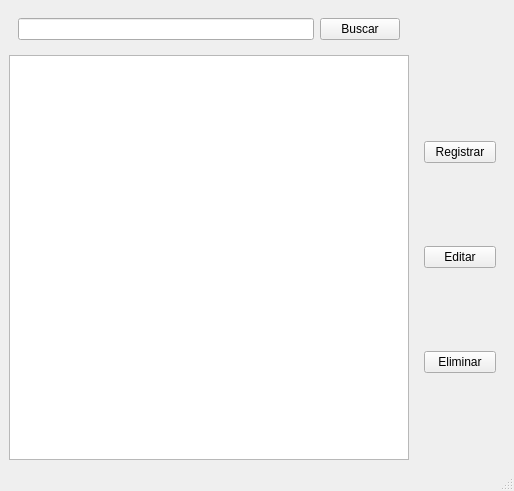
<?xml version="1.0" encoding="UTF-8"?>
<ui version="4.0">
 <class>Citas_Window</class>
 <widget class="QMainWindow" name="Citas_Window">
  <property name="geometry">
   <rect>
    <x>0</x>
    <y>0</y>
    <width>514</width>
    <height>491</height>
   </rect>
  </property>
  <property name="windowTitle">
   <string>Citas</string>
  </property>
  <widget class="QWidget" name="centralwidget">
   <layout class="QGridLayout" name="gridLayout_2">
    <item row="0" column="0">
     <widget class="QWidget" name="widget_2" native="true">
      <property name="minimumSize">
       <size>
        <width>400</width>
        <height>0</height>
       </size>
      </property>
      <layout class="QHBoxLayout" name="horizontalLayout">
       <item>
        <widget class="QLineEdit" name="ledit_buscar"/>
       </item>
       <item>
        <widget class="QPushButton" name="btn_buscar">
         <property name="text">
          <string>Buscar</string>
         </property>
        </widget>
       </item>
      </layout>
     </widget>
    </item>
    <item row="1" column="1">
     <widget class="QWidget" name="widget" native="true">
      <property name="minimumSize">
       <size>
        <width>90</width>
        <height>400</height>
       </size>
      </property>
      <layout class="QGridLayout" name="gridLayout">
       <item row="0" column="0">
        <widget class="QPushButton" name="btn_registrar">
         <property name="text">
          <string>Registrar</string>
         </property>
        </widget>
       </item>
       <item row="1" column="0">
        <widget class="QPushButton" name="btn_editar">
         <property name="text">
          <string>Editar</string>
         </property>
        </widget>
       </item>
       <item row="2" column="0">
        <widget class="QPushButton" name="btn_eliminar">
         <property name="text">
          <string>Eliminar</string>
         </property>
        </widget>
       </item>
      </layout>
     </widget>
    </item>
    <item row="1" column="0">
     <widget class="QTableView" name="tblview_citas">
      <property name="maximumSize">
       <size>
        <width>565</width>
        <height>440</height>
       </size>
      </property>
     </widget>
    </item>
   </layout>
  </widget>
  <widget class="QStatusBar" name="statusbar"/>
 </widget>
 <resources/>
 <connections/>
</ui>
